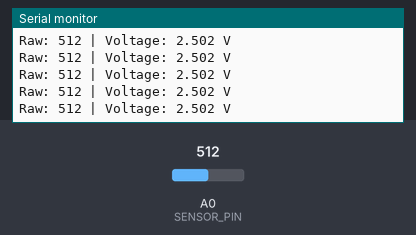
Recording of a sketch running on a simulated Arduino Uno, built with avr-gcc and run on an emulated ATmega328P. On the bench: the last lines printed to the serial monitor. Inputs (shaded band) come from the test bench; at power-on: A0 (SENSOR_PIN) = 512.

Above: at 2.2 s.
2.3 s: A0 (SENSOR_PIN) set to 106
At 2.36 s:
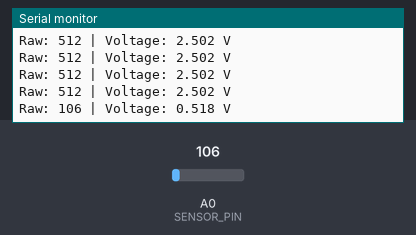
5.3 s: A0 (SENSOR_PIN) set to 93
At 5.39 s:
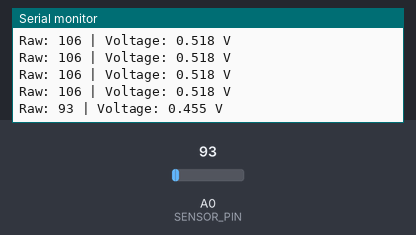
Timing chart, 0 to 8.3 s (numbered marks = the images above; inputs shaded):
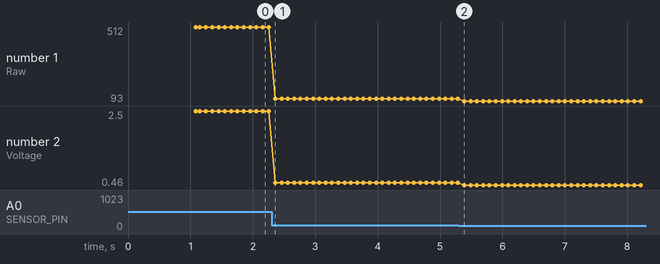

Measured:
- after the input at 2.3 s, the serial monitor: prints a new line after 0.06 s (image 1)
- after the input at 5.3 s, the serial monitor: prints a new line after 0.09 s (image 2)
- plotted number 1: 512 → 106 after the input at 2.3 s, 106 → 93 after the input at 5.3 s
- plotted number 2: 2.5 → 0.52 after the input at 2.3 s, 0.52 → 0.46 after the input at 5.3 s

The sketch:

read_sensor.ino
```cpp
/*
 * Simple Analog Sensor Reader
 * Reads from pin A0 and prints the value to Serial
 */

#define SENSOR_PIN A0
#define BAUD_RATE 9600
#define SAMPLE_DELAY_MS 100  // Delay between readings (100ms = 10 readings/sec)

void setup() {
  Serial.begin(BAUD_RATE);
  analogReference(DEFAULT);

  delay(1000);
  Serial.println("Analog Sensor Reader");
  Serial.println("Reading from pin A0");
  Serial.println("Value range: 0-1023 (10-bit ADC)");
  Serial.println("---");
}

void loop() {
  int raw_value = analogRead(SENSOR_PIN);
  double voltage = (raw_value / 1023.0) * 5.0;  // Assuming 5V reference

  Serial.print("Raw: ");
  Serial.print(raw_value);
  Serial.print(" | Voltage: ");
  Serial.print(voltage, 3);
  Serial.println(" V");

  delay(SAMPLE_DELAY_MS);
}
```
